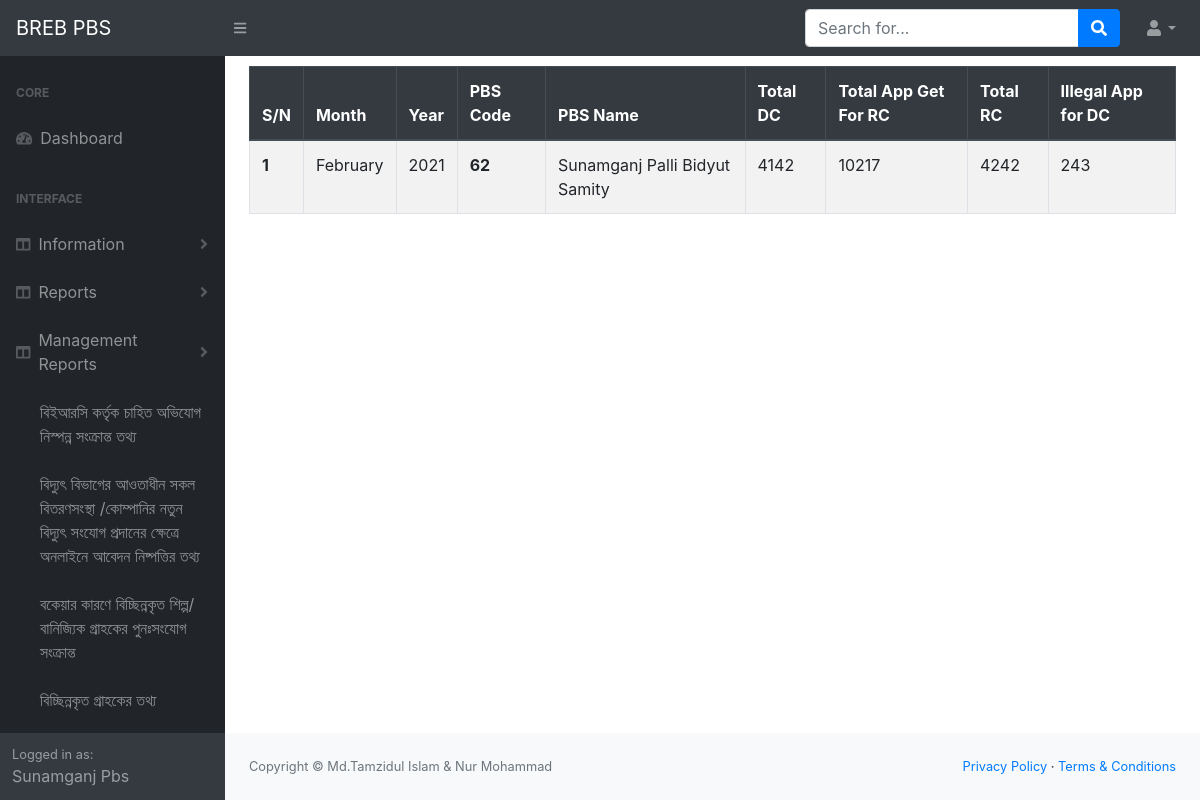
The page /my-industry-commercial-dc-rc (signed in) on the database its author committed.
### infoapp/models.py (models this page shows, shortened)
class IndustryCommercialDcRc(models.Model):
    pbs_code=models.IntegerField(blank=True, null=True)
    management_code=models.IntegerField(blank=True,null=True)
    month=models.CharField(max_length=10, blank=True, null=True)
    year=models.CharField(max_length=10,blank=True, null=True)
    total_dc_app=models.CharField(max_length=250, blank=True,null=True)
    total_app_get_for_rc=models.CharField(max_length=250, blank=True, null=True)
    complete_rc_app=models.CharField(max_length=250, blank=True, null=True)
    illegal_app_for_dc=models.CharField(max_length=250, blank=True, null=True)

class PbsInfo(models.Model):
    user=models.OneToOneField(User, on_delete=models.CASCADE)
    pbs_name=models.CharField(max_length=50)
    pbs_name_benglai=models.CharField(max_length=50)
    pbs_code=models.IntegerField(blank=True, null= True)
    management_code=models.IntegerField(blank=True, null=True)
    address=models.TextField(blank=True, null=True)
    mobile_no=models.TextField(blank=True , null=True)

### infoapp/views.py (the view)
# urls.py: path('my-industry-commercial-dc-rc', views.my_industry_commercial_dc_rc , name='my_industry_commercial_dc_rc'),
def my_industry_commercial_dc_rc(request):
    current_user=request.user
    user_id=current_user.id
    user_pbs_info=PbsInfo.objects.get(user__pk=user_id)
    pbs_code=user_pbs_info.pbs_code
    print(pbs_code)
    my_data=IndustryCommercialDcRc.objects.filter(pbs_code=pbs_code)
    context={'my_data':my_data,'user_pbs_info':user_pbs_info}
    return render(request, 'my_industry_commercial_dc_rc.html',context)

### templates/my_industry_commercial_dc_rc.html
{% extends 'base.html'%}
{% block content %}
<div class="container">
    <div class="cow">
        <table class="table table-striped table-bordered" style="margin-top: 10px;">
            <thead class="thead-dark">
              <tr>
                <th scope="col">S/N</th>
                <th scope="col">Month</th>
                <th scope="col">Year</th>
                <th scope="col">PBS Code</th>
                <th scope="col">PBS Name</th>
                <th scope="col">Total DC</th>
                <th scope="col">Total App Get For RC </th>
                <th scope="col">Total RC</th>
                <th scope="col">Illegal App for DC</th>
              </tr>
            </thead>
            <tbody>
                {% for my_data in my_data%}
              <tr>
                <th>{{ forloop.counter }}</th>
                <td>{{ my_data.month }}</td>
                <td>{{ my_data.year }}</td>
                <th scope="row">{{ my_data.pbs_code }}</th>
                <td>{{ user_pbs_info.pbs_name }}</td>
                <td>{{ my_data.total_dc_app }}</td>
                <td>{{ my_data.total_app_get_for_rc }}</td>
                <td>{{ my_data.complete_rc_app }}</td>
                <td>{{ my_data.illegal_app_for_dc }}</td>
              </tr>
              {% endfor %}
            </tbody>
        </table>
    </div>
</div>
{% endblock %}

### templates/base.html (shortened to what this page needs)
{% load static %}
<!DOCTYPE html>
<html lang="en">
    <head>
        <link href="{% static 'css/styles.css'%}" rel="stylesheet" />
        <link href="https://cdn.datatables.net/1.10.20/css/dataTables.bootstrap4.min.css" rel="stylesheet" />
    </head>
    <body class="sb-nav-fixed">
        <nav class="sb-topnav navbar navbar-expand navbar-dark bg-dark">
            <a class="navbar-brand" href="home_page.html">BREB PBS</a>
            <button class="btn btn-link btn-sm order-1 order-lg-0" id="sidebarToggle" href="#"><i class="fas fa-bars"></i></button>
            <form class="d-none d-md-inline-block form-inline ml-auto mr-0 mr-md-3 my-2 my-md-0">
                <div class="input-group">
                    <input class="form-control" type="text" placeholder="Search for..." aria-label="Search" aria-describedby="basic-addon2" />
                    <div class="input-group-append">
                        <button class="btn btn-primary" type="button"><i class="fas fa-search"></i></button>
                    </div>
                </div>
            </form>
            <ul class="navbar-nav ml-auto ml-md-0">
                <li class="nav-item dropdown">
                    <a class="nav-link dropdown-toggle" id="userDropdown" href="#" role="button" data-toggle="dropdown" aria-haspopup="true" aria-expanded="false"><i class="fas fa-user fa-fw"></i></a>
                </li>
            </ul>
        </nav>
        <div id="layoutSidenav">
            <div id="layoutSidenav_nav">
                <nav class="sb-sidenav accordion sb-sidenav-dark" id="sidenavAccordion">
                    <div class="sb-sidenav-menu">
                        <div class="nav">
                            <div class="sb-sidenav-menu-heading">Core</div>
                            <a class="nav-link" href="index.html">
                                <div class="sb-nav-link-icon"><i class="fas fa-tachometer-alt"></i></div>
                                Dashboard
                            </a>
                            <div class="sb-sidenav-menu-heading">Interface</div>
                            <a class="nav-link collapsed" href="#" data-toggle="collapse" data-target="#collapseLayouts" aria-expanded="false" aria-controls="collapseLayouts">
                                <div class="sb-nav-link-icon"><i class="fas fa-columns"></i></div>
                                Information
                                <div class="sb-sidenav-collapse-arrow"><i class="fas fa-angle-down"></i></div>
                            </a>
                            <a class="nav-link collapsed" href="#" data-toggle="collapse" data-target="#collapseLayoutss" aria-expanded="false" aria-controls="collapseLayouts">
                                <div class="sb-nav-link-icon"><i class="fas fa-columns"></i></div>
                                Reports
                                <div class="sb-sidenav-collapse-arrow"><i class="fas fa-angle-down"></i></div>
                            </a>
                            <a class="nav-link collapsed" href="#" data-toggle="collaps" data-target="#collapseLayoutss" aria-expanded="false" aria-controls="collapseLayouts">
                                <div class="sb-nav-link-icon"><i class="fas fa-columns"></i></div>
                                Management Reports
                                <div class="sb-sidenav-collapse-arrow"><i class="fas fa-angle-down"></i></div>
                            </a>
                            <div class="collaps" id="collapseLayoutss" aria-labelledby="headingOne" data-parent="#sidenavAccordion">
                                <nav class="sb-sidenav-menu-nested nav">
                                    <a class="nav-link" href="{% url 'infoapp:m_berc_info' %}">বিইআরসি কর্তৃক চাহিত অভিযোগ নিস্পন্ন সংক্রান্ত তথ্য</a>
                                    <a class="nav-link" href="{% url 'infoapp:m_new_con_info' %}">বিদ্যুৎ বিভাগের আওতাধীন সকল বিতরণসংস্থা /কোম্পানির নতুন বিদ্যুৎ সংযোগ প্রদানের ক্ষেত্রে অনলাইনে আবেদন নিষ্পত্তির তথ্য</a>
                                    <a class="nav-link" href="{% url 'infoapp:m_industry_commercial_dc_rc' %}">বকেয়ার কারণে বিচ্ছিন্নকৃত শিল্প/বানিজ্যিক গ্রাহকের পুনঃসংযোগ সংক্রান্ত</a>
                                    <a class="nav-link" href="{% url 'infoapp:m_dc_consumer' %}">বিচ্ছিন্নকৃত গ্রাহকের তথ্য</a>
                                    <a class="nav-link" href="{% url 'infoapp:m_connected_consumer' %}">অবিচ্ছিন্নকৃত গ্রাহকের তথ্য</a>
                                </nav>
                            </div>
                        </div>
                    </div>
                    <div class="sb-sidenav-footer">
                        <div class="small">Logged in as:</div>
                        {{ user.first_name|title}}    {{user.last_name|title}}
                    </div>
                </nav>
            </div>
            <div id="layoutSidenav_content">
                {% block content %}
                {% endblock %}
                <footer class="py-4 bg-light mt-auto">
                    <div class="container-fluid">
                        <div class="d-flex align-items-center justify-content-between small">
                            <div class="text-muted">Copyright &copy; Md.Tamzidul Islam & Nur Mohammad</div>
                            <div>
                                <a href="#">Privacy Policy</a>
                                &middot;
                                <a href="#">Terms &amp; Conditions</a>
                            </div>
                        </div>
                    </div>
                </footer>
            </div>
        </div>
    </body>
</html>

### rows shown on the page
IndustryCommercialDcRc: month "February", year "2021", pbs_code "62", total_dc_app "4142", total_app_get_for_rc "10217", complete_rc_app "4242", illegal_app_for_dc "243"
PbsInfo: pbs_name "Sunamganj Palli Bidyut Samity"

### other values the page prints
{{ user.first_name|title }} "Sunamganj"
{{ user.last_name|title }} "Pbs"
